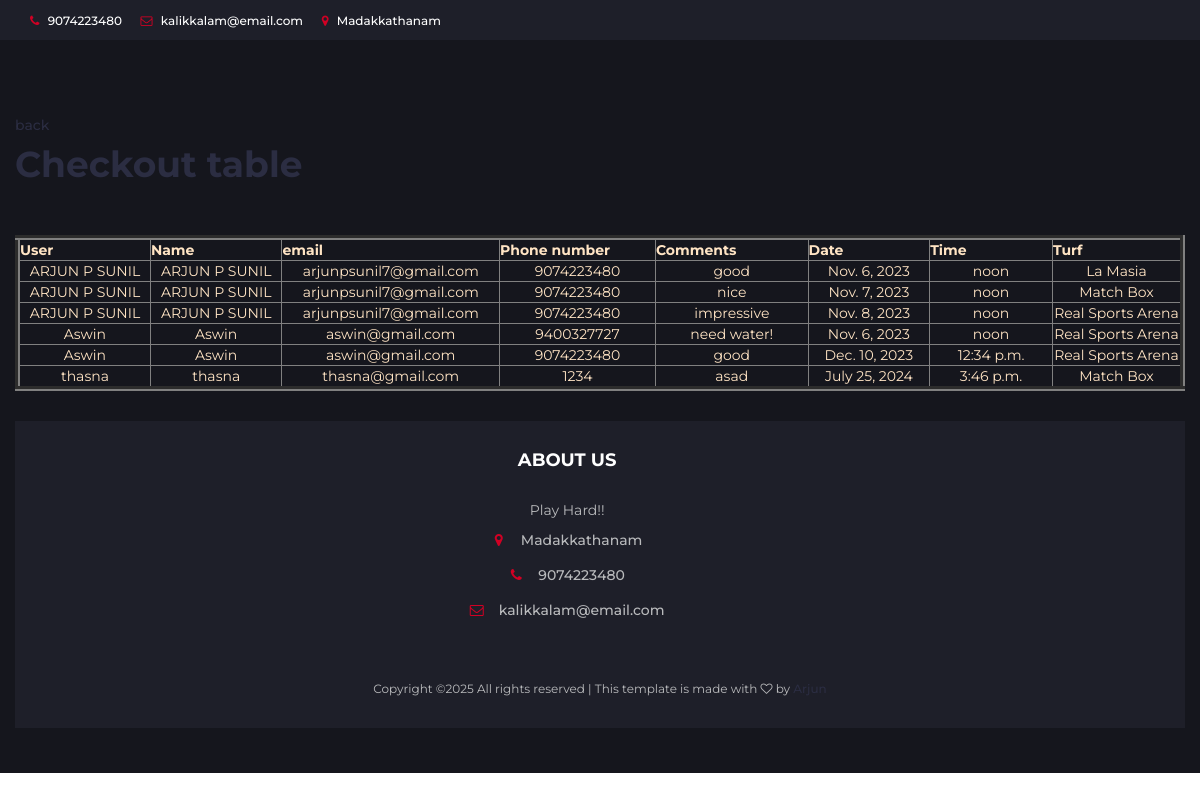
Page /checkouttable on the earlier database version.
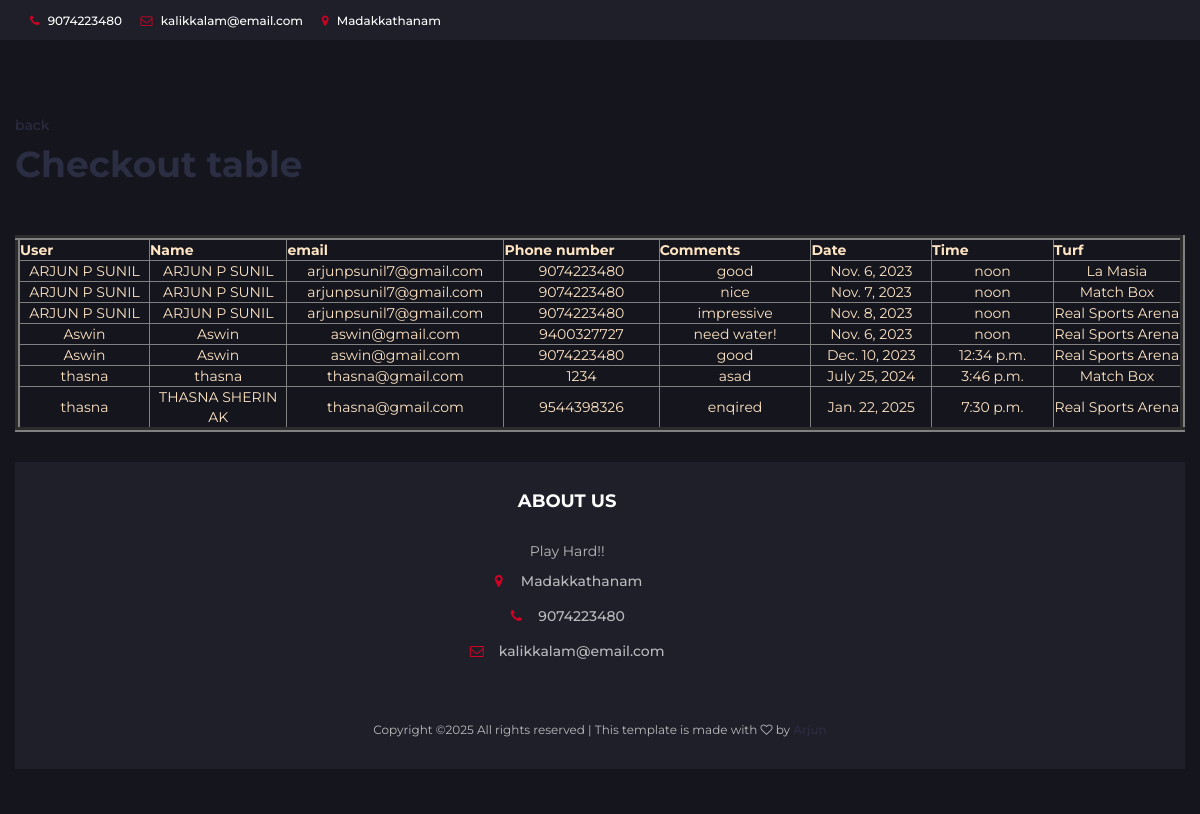
Same page on the later database version.
### app/models.py (models this page shows)
class Checkout(models.Model):
    name=models.CharField(max_length=20)
    number=models.IntegerField(default=0)
    date=models.DateField()
    time=models.TimeField()
    comments=models.CharField(max_length=50,default='')
    userid=models.ForeignKey(Register,on_delete=models.CASCADE)
    turfid=models.ForeignKey(Turf,on_delete=models.CASCADE)
    status=models.IntegerField(default=0)

class Register(models.Model):
    name=models.CharField(max_length=20)
    email=models.EmailField(max_length=20)
    password=models.CharField(max_length=20)

### userapp/models.py (models this page shows)
class Turf(models.Model):
    name=models.CharField(max_length=20)
    image=models.ImageField(upload_to='image',default='null.jpg')
    description=models.CharField(max_length=50)
    price=models.IntegerField(default=0)
    locationid=models.ForeignKey(Location,on_delete=models.CASCADE)
    managerid=models.ForeignKey(Managerdata,on_delete=models.CASCADE,null=True)
    status=models.IntegerField(default=0)

### userapp/views.py (the view)
# urls.py: path('checkouttable',views.checkouttable,name='checkouttable'),
def checkouttable(request):
    data=Checkout.objects.all()
    return render(request,'checkouttable.html',{'data':data})

### userapp/templates/checkouttable.html
{% extends 'addlocation.html' %}
{% block contents %}
<br>
<a href="{% url 'userhome' %}"><p>back</p></a>
<h1>Checkout table</h1>
<br><br>
<table border="5" style="color: bisque;" align="center"><tr>
    <th style="width: 8cm;">User</th>
    <th style="width: 8cm;">Name</th>
    <th style="width: 8cm;">email</th>
    <th style="width: 8cm;">Phone number</th>
    <th style="width: 8cm;">Comments</th>
    <th style="width: 8cm;">Date</th>
    <th style="width: 8cm;">Time</th>
    <th style="width: 8cm;">Turf</th>
</tr>
{% for i in data %}
    <tr style="text-align: center;">
        <td>{{i.userid.name}}</td>
        <td>{{i.name}}</td>
        <td>{{i.userid.email}}</td>
        <td>{{i.number}}</td>
        <td>{{i.comments}}</td>
        <td>{{i.date}}</td>
        <td>{{i.time}}</td>
        <td>{{i.turfid.name}}</td>
    </tr>
    {% endfor %}
</table>
{% endblock %}

Differences in the rows shown:
added Checkout: userid.name "thasna", name "THASNA SHERIN AK", userid.email "thasna@gmail.com", number "9544398326", comments "enqired", date "Jan. 22, 2025", time "7:30 p.m.", turfid.name "Real Sports Arena"
